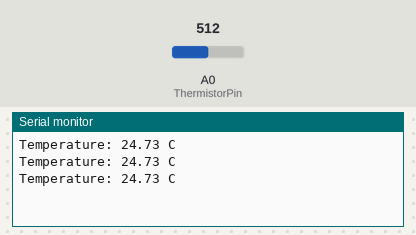
Recording of a sketch running on a simulated Arduino Uno, built with avr-gcc and run on an emulated ATmega328P. Shown: the last lines printed to the serial monitor. The inputs (shaded band) are chosen by the test bench; at power-on: A0 (ThermistorPin) = 512.

Above: at 1.3 s.
1.4 s: A0 (ThermistorPin) set to 716
At 1.9 s:
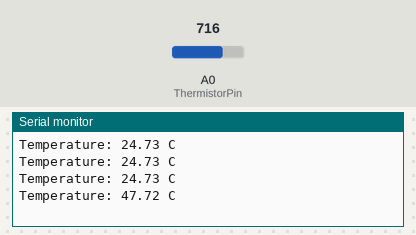
2.9 s: A0 (ThermistorPin) set to 900
At 3.4 s:
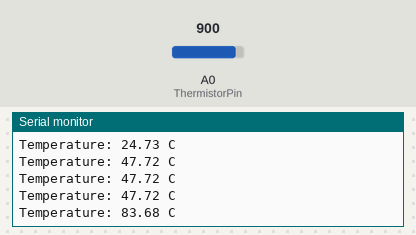
Timing chart, 0 to 5.9 s (numbered marks = the images above; inputs shaded):
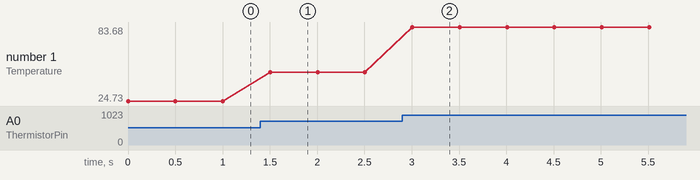

The sketch:

thermistor.ino
```cpp
int ThermistorPin = A0;
double R1 = 10000;
double c1 = 1.009249522e-03, c2 = 2.378405444e-04, c3 = 2.019202697e-07;

// More information on coefficients and formula here: https://en.wikipedia.org/wiki/Thermistor

void setup() {
Serial.begin(9600);
}

void loop() {

  double Vo = analogRead(ThermistorPin);
  double R2 = R1 * (1023.0/Vo - 1.0);  //Resistance of Thermistor
  double logR2 = log(R2);
  double T = (1.0 / (c1 + c2*logR2 + c3*logR2*logR2*logR2)); //Steinhart-Hart equation
  T = T - 273.15; //Kelvin to Celsius conversion

  Serial.print("Temperature: ");
  Serial.print(T);
  Serial.println(" C");

  delay(500);
}
```

Measured:
- after the input at 1.4 s, the serial monitor: prints a new line after 0.10 s (image 1)
- after the input at 2.9 s, the serial monitor: prints a new line after 0.11 s (image 2)
- plotted number 1: 24.73 → 47.72 after the input at 1.4 s, 47.72 → 83.68 after the input at 2.9 s
